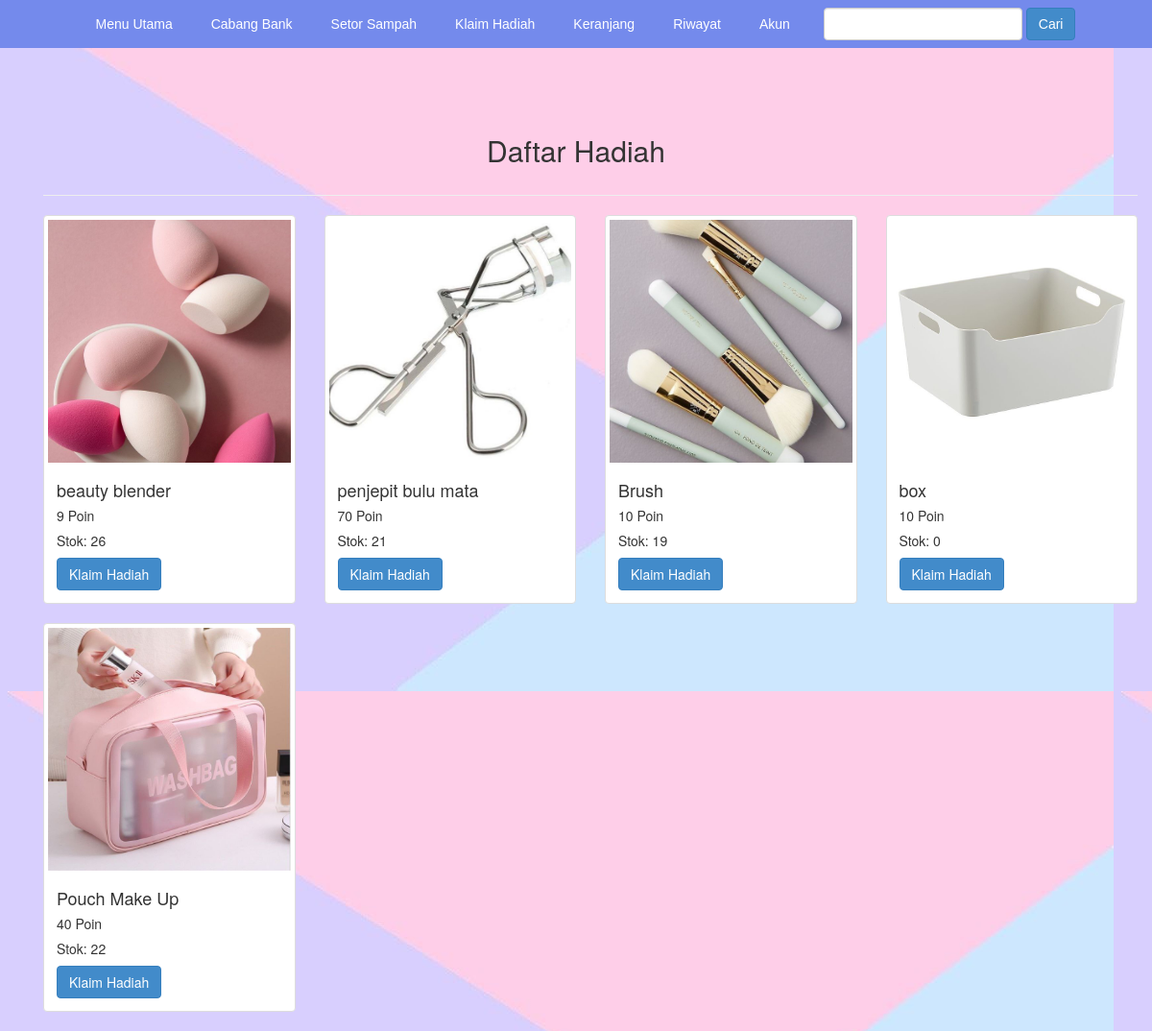
/klaim_hadiah.php, run on the app's committed database.
### tables this page shows
CREATE TABLE `hadiah` (
  `ID_Gift` varchar(100) NOT NULL,
  `Nama_Gift` varchar(100) NOT NULL,
  `Poin_Gift` int(11) NOT NULL,
  `Stok_Gift` int(11) NOT NULL,
  `Foto_Gift` varchar(100) NOT NULL
);

### klaim_hadiah.php (the view, shortened to what this page needs)
<?php
$db_host = "localhost";
$db_user = "root";
$db_pass = "";
$db_name = "beautycyclebank";
$koneksi = mysqli_connect($db_host, $db_user, $db_pass, $db_name);
    $query_hadiah  = "SELECT * FROM hadiah ";
    $result_hadiah = mysqli_query($koneksi, $query_hadiah);
?>
<!DOCTYPE html>
<html>
<head>
    <link rel="stylesheet" href="admin/assets/css/bootstrap.css">
</head>
<body style="background-image:URL(Photo/bg4.jpg)">
<?php include'menu.php'?>
<section class="konten">
    <div class="container">
        <div class="row">
    <div class="col-lg-12">
        <br>
        <center><h2>Daftar Hadiah</h2></center>
</div>
    </div>
<section class="konten">
<div class="container">
    <div class="row">
        <div class="col-lg-12">
<hr/>
        <div class="row">
        <?php while($row = mysqli_fetch_assoc($result_hadiah)) { ?>
            <?php if($row["Stok_Gift"]>'0'): ?>
            <div class="col-md-3" >
                <div class="thumbnail">
                    <img src="Photo/<?php echo $row['Foto_Gift'];?>" width="300" height="300">
                    <div class="caption">
                        <h4><?php echo $row['Nama_Gift'];?></h4>
                        <h5><?php echo number_format($row['Poin_Gift']);?> Poin</h5>
                        <h5>Stok: <?php echo number_format($row['Stok_Gift']);?></h5>
            <a href="transaksi_klaim.php?id=<?php echo $row['ID_Gift']; ?>" class="btn btn-primary">Klaim Hadiah</a>
                    </div>
                </div>
            </div>
            <?php else: ?>
            <div class="col-md-3" >
                <div class="thumbnail">
                    <img src="Photo/<?php echo $row['Foto_Gift'];?>" width="300" height="300">
                    <div class="caption">
                        <h4><?php echo $row['Nama_Gift'];?></h4>
                        <h5><?php echo number_format($row['Poin_Gift']);?> Poin</h5>
                        <h5>Stok: <?php echo number_format($row['Stok_Gift']);?></h5>
            <a href="transaksi_klaim_2.php" class="btn btn-primary">Klaim Hadiah</a>
                    </div>
                </div>
            </div>
            <?php endif ?>
            <?php }?>
        </div>
    </div>
    </div>
</section>
</body>
</html>

### data on the page
hadiah: Foto_Gift (picture), Nama_Gift "beauty blender", Poin_Gift "9", Stok_Gift "26"
hadiah: Foto_Gift (picture), Nama_Gift "penjepit bulu mata", Poin_Gift "70", Stok_Gift "21"
hadiah: Foto_Gift (picture), Nama_Gift "Brush", Poin_Gift "10", Stok_Gift "19"
hadiah: Foto_Gift (picture), Nama_Gift "box", Poin_Gift "10", Stok_Gift "0"
hadiah: Foto_Gift (picture), Nama_Gift "Pouch Make Up", Poin_Gift "40", Stok_Gift "22"
